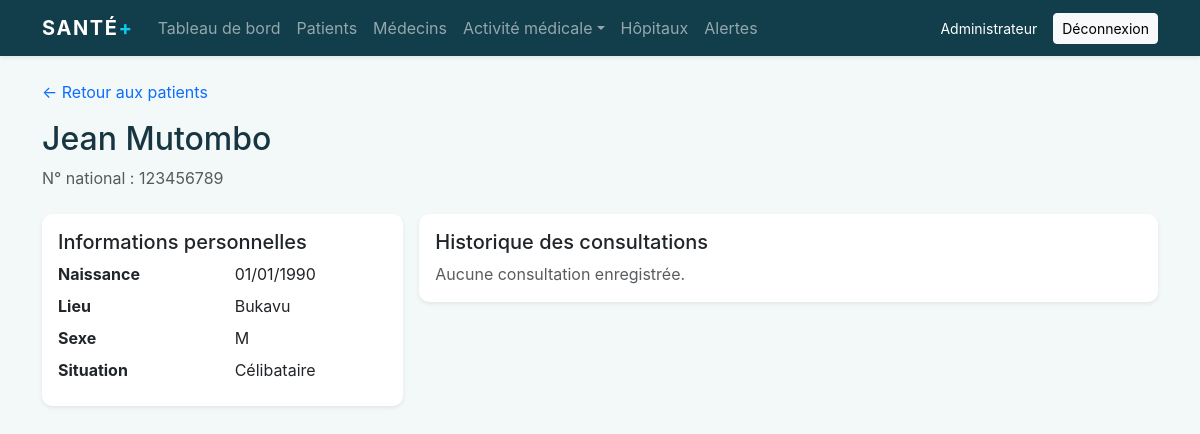
Page /?page=patient-view&id=1 (signed in) on the committed database.
### tables this page shows
CREATE TABLE patients (id INT AUTO_INCREMENT PRIMARY KEY, userId VARCHAR(30) NOT NULL UNIQUE, numero_national VARCHAR(100) NOT NULL UNIQUE, nom VARCHAR(100) NOT NULL, prenom VARCHAR(100) NOT NULL, date_naissance DATE NOT NULL, lieu_naissance VARCHAR(150) NOT NULL, sexe VARCHAR(30) NOT NULL, situation_matrimoniale VARCHAR(50) NOT NULL, createdAt DATETIME NOT NULL DEFAULT CURRENT_TIMESTAMP);

### app/Controllers/PatientController.php (called while the page is built, shortened)
<?php
class PatientController
{
    public function show(): void
    {
        $stmt = db()->prepare('SELECT * FROM patients WHERE id = ?');
        $stmt->execute([(int) ($_GET['id'] ?? 0)]);
        $patient = $stmt->fetch();
        $history = db()->prepare('SELECT c.*, u.name AS medecin FROM consultations c JOIN medecins m ON m.id=c.medecinId JOIN users u ON u.id=m.userId WHERE c.patientId=? ORDER BY c.dateConsultation DESC');
        $history->execute([$patient['id']]);
        $consultations = $history->fetchAll();
        require dirname(__DIR__) . '/Views/patients/show.php';
    }
}

### public/index.php (called while the page is built, shortened)
<?php
require dirname(__DIR__) . '/config/config.php';
$page = $_GET['page'] ?? (auth() ? 'dashboard' : 'login');
$routes = [
    'login' => ['AuthController', 'login'],
    'logout' => ['AuthController', 'logout'],
    'dashboard' => ['DashboardController', 'index'],
    'patients' => ['PatientController', 'index'],
    'patient-create' => ['PatientController', 'create'],
    'patient-view' => ['PatientController', 'show'],
    'medecins' => ['MedecinController', 'index'],
    'medecin-create' => ['MedecinController', 'create'],
    'hospitals' => ['MedicalController', 'hospitals'],
    'hospital-create' => ['MedicalController', 'hospitalCreate'],
    'consultations' => ['MedicalController', 'consultations'],
    'reports' => ['MedicalController', 'reports'],
    'consultation-create' => ['MedicalController', 'consultationCreate'],
    'exams' => ['MedicalController', 'exams'],
    'exam-create' => ['MedicalController', 'examCreate'],
    'prescriptions' => ['MedicalController', 'prescriptions'],
    'prescription-create' => ['MedicalController', 'prescriptionCreate'],
    'medicaments' => ['MedicalController', 'medicaments'],
    'medicament-create' => ['MedicalController', 'medicamentCreate'],
    'deliveries' => ['MedicalController', 'deliveries'],
    'delivery-create' => ['MedicalController', 'deliveryCreate'],
    'interactions' => ['MedicalController', 'interactions'],
    'interaction-create' => ['MedicalController', 'interactionCreate'],
    'laboratories' => ['MedicalController', 'laboratories'],
    'lab-result-create' => ['MedicalController', 'labResultCreate'],
    'appointments' => ['MedicalController', 'appointments'],
    'appointment-create' => ['MedicalController', 'appointmentCreate'],
    'alerts' => ['MedicalController', 'alerts'],
    'alert-create' => ['MedicalController', 'alertCreate'],
];
[$class, $method] = $routes[$page];
$controller = new $class();
$controller->$method();

### config/config.php (called while the page is built, shortened)
<?php
function env(string $key, string $default = ''): string
{
    static $values;
    if ($values === null) {
        $values = [];
    }
    return $values[$key] ?? $_ENV[$key] ?? $default;
}
function db(): PDO
{
    static $pdo;
    if (!$pdo) {
        $dsn = 'mysql:host=' . env('DB_HOST', '127.0.0.1') . ';port=' . env('DB_PORT', '3306') . ';dbname=' . env('DB_NAME', 'sante') . ';charset=utf8mb4';
        $pdo = new PDO($dsn, env('DB_USER', 'root'), env('DB_PASS', ''), [
            PDO::ATTR_ERRMODE => PDO::ERRMODE_EXCEPTION,
            PDO::ATTR_DEFAULT_FETCH_MODE => PDO::FETCH_ASSOC,
            PDO::ATTR_EMULATE_PREPARES => false,
        ]);
    }
    return $pdo;
}
function e(?string $value): string { return htmlspecialchars($value ?? '', ENT_QUOTES, 'UTF-8'); }

### app/Views/patients/show.php (the view, shortened to what this page needs)
<?php  require dirname(__DIR__) . '/layouts/header.php'; ?><div class="mb-4"><a href="/?page=patients" class="text-decoration-none">&larr; Retour aux patients</a><h1 class="h2 mt-3"><?= e($patient['prenom'] . ' ' . $patient['nom']) ?></h1><p class="text-muted mb-0">N° national : <?= e($patient['numero_national']) ?></p></div><div class="row g-3"><div class="col-lg-4"><div class="card border-0 shadow-sm"><div class="card-body"><h2 class="h5">Informations personnelles</h2><dl class="row mb-0"><dt class="col-6">Naissance</dt><dd class="col-6"><?= date('d/m/Y', strtotime($patient['date_naissance'])) ?></dd><dt class="col-6">Lieu</dt><dd class="col-6"><?= e($patient['lieu_naissance']) ?></dd><dt class="col-6">Sexe</dt><dd class="col-6"><?= e($patient['sexe']) ?></dd><dt class="col-6">Situation</dt><dd class="col-6"><?= e($patient['situation_matrimoniale']) ?></dd></dl></div></div></div><div class="col-lg-8"><div class="card border-0 shadow-sm"><div class="card-body"><h2 class="h5">Historique des consultations</h2><?php  if (!$consultations): ?><p class="text-muted mb-0">Aucune consultation enregistrée.</p><?php endif; ?></div></div></div></div><?php require dirname(__DIR__) . '/layouts/footer.php'; ?>

### public/assets/css/app.css (style rules this page uses)
:root { --bs-primary:#0b7285;--bs-primary-rgb:11,114,133;--ink:#183642;--mist:#f3f8f8 }
body { background:var(--mist);color:var(--ink);font-family:Inter,ui-sans-serif,system-ui,-apple-system,"Segoe UI",sans-serif }
.card { border-radius:10px }

### rows in the picture
patients: prenom+nom "Jean Mutombo", numero_national "123456789", date_naissance "01/01/1990", lieu_naissance "Bukavu", sexe "M", situation_matrimoniale "Célibataire"

### other values in the picture
auth()['name'] "Administrateur"
